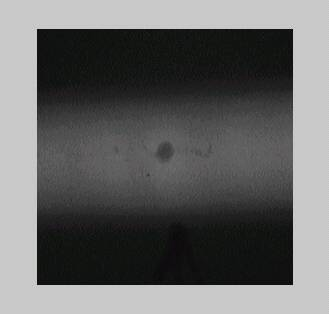
%> input picture Part2/images/image1.jpg, 329 x 314 px
$ octave getImagesInPixel.m   (GNU Octave 9; MATLAB toolbox functions it lacks are replaced by stand-ins)
%> lines starting %> are read from the running program, lines starting %| are printed output that depends on the picture

imgPath = 'images/image';

im1 = imread('images/image1.jpg');
%> im1 is the input picture: size 314x329x3 uint8; mean R, G, B 102.3, 102.7, 102.3
im1 = rgb2gray(im1);
%> im1: size 314x329 uint8
im2 = imread('images/image2.jpg');
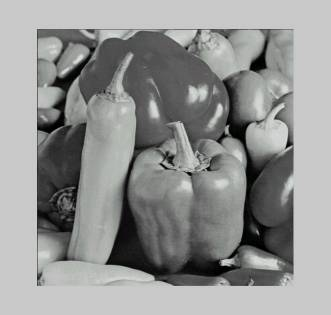
%> input picture Part2/images/image2.jpg, 331 x 315 px
%> im2 is the input picture: size 315x331x3 uint8; mean R, G, B 146.1, 147, 146
im2 = rgb2gray(im2);
%> im2: size 315x331 uint8
im3 = imread('images/image3.jpg');
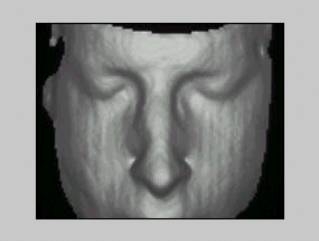
%> input picture Part2/images/image3.jpg, 319 x 241 px
%> im3 is the input picture: size 241x319x3 uint8; mean R, G, B 134.6, 135.4, 134.5
im3 = rgb2gray(im3);
%> im3: size 241x319 uint8
